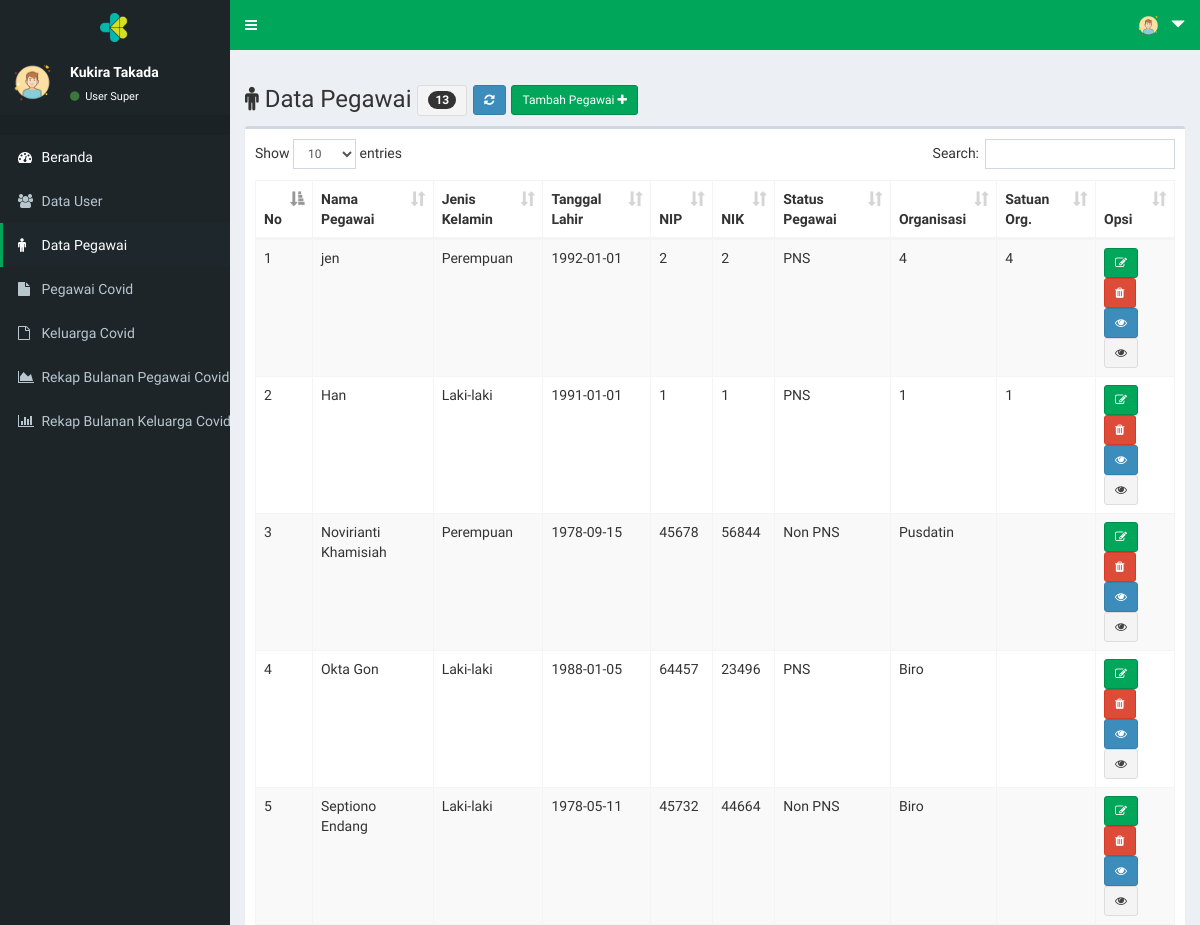
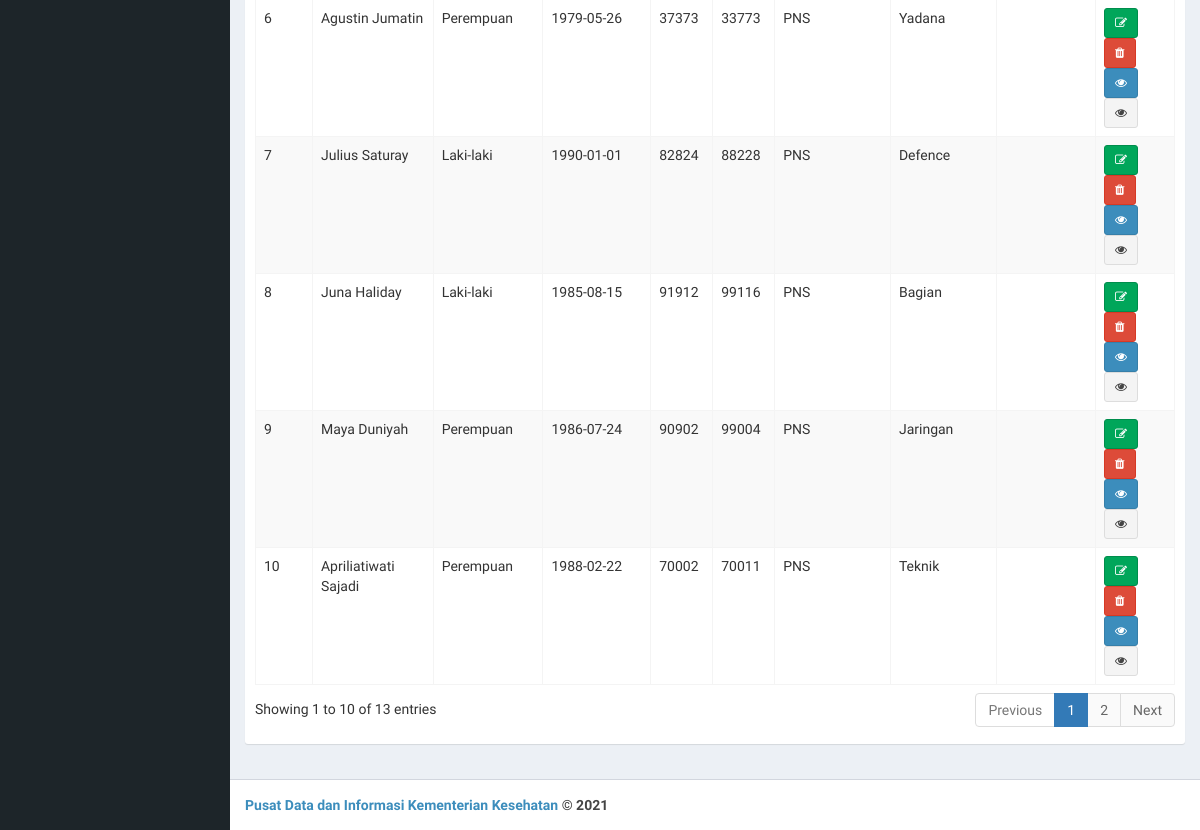
Page /page/index.php?menu=peg_data (signed in) on the earlier database version (2 pictures, top to bottom).
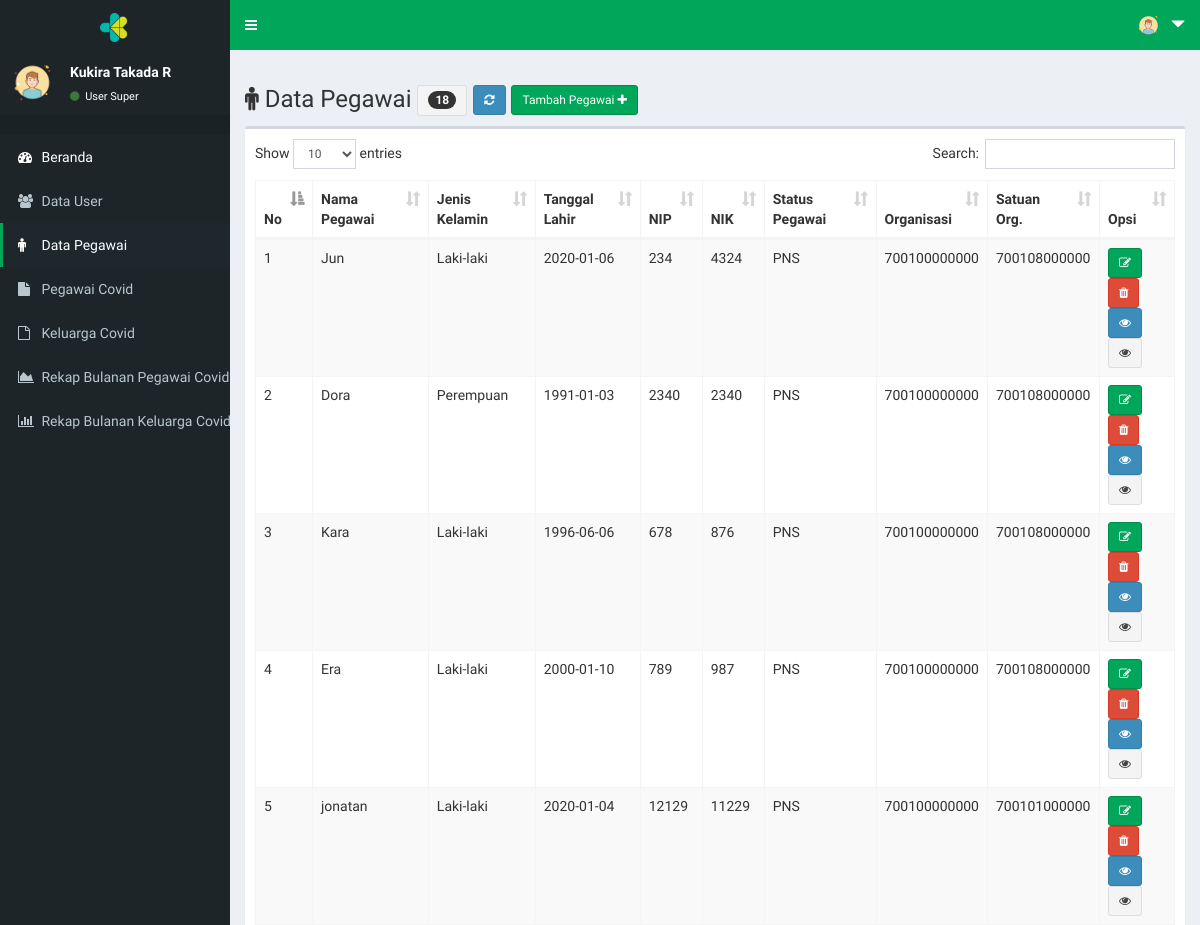
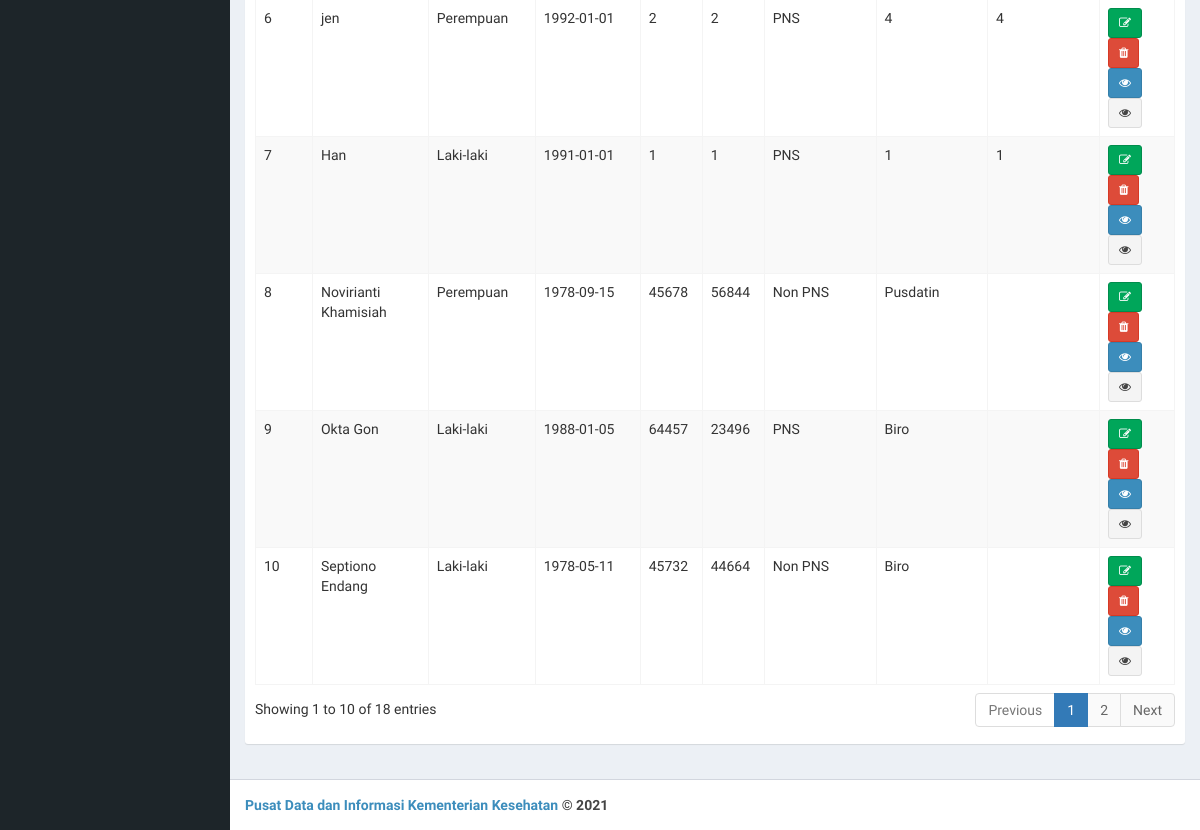
Same page on the later database version (2 pictures, top to bottom).
### tables this page shows
CREATE TABLE `tb_user` (
  `user_id` int(11) NOT NULL,
  `user_nama` varchar(30) NOT NULL,
  `user_email` varchar(30) NOT NULL,
  `user_telp` varchar(15) NOT NULL,
  `user_akses` enum('Super','Admin') NOT NULL,
  `user_org` varchar(100) NOT NULL,
  `user_orgsat` varchar(100) NOT NULL,
  `user_orgunit` varchar(100) NOT NULL,
  `user_name` varchar(15) NOT NULL,
  `user_pass` varchar(40) NOT NULL,
  `user_nip` varchar(20) NOT NULL,
  `user_nik` varchar(20) NOT NULL
);

CREATE TABLE `tb_peg` (
  `peg_id` int(11) NOT NULL,
  `peg_nama` varchar(30) NOT NULL,
  `peg_jk` enum('Laki-laki','Perempuan') NOT NULL,
  `peg_tgllahir` date NOT NULL,
  `peg_nip` varchar(20) NOT NULL,
  `peg_nik` varchar(20) NOT NULL,
  `peg_stapeg` varchar(30) NOT NULL,
  `peg_org` varchar(100) NOT NULL,
  `peg_orgsat` varchar(100) NOT NULL,
  `peg_orgunit` varchar(100) NOT NULL
);

### page/peg_data.php (the view, shortened to what the changed rows need)
<!DOCTYPE html>
<html>
<head>
</head>
<body>
  	<div class="row">
	  <div class="col-xs-12 col-md-12">
	    <h3><span class="fa fa-male"></span>
		    Data Pegawai
		    <?php
			    if ($user_akses=="Super") {
			      	$qjumlah = mysqli_query($koneksi,"SELECT * FROM tb_peg ORDER BY peg_id DESC");
			      	$jumlah = mysqli_num_rows($qjumlah);
			    }
			    else {
			      	$qjumlah = mysqli_query($koneksi,"SELECT * FROM tb_peg WHERE peg_orgsat='$user_orgsat' ORDER BY peg_id DESC");
			      	$jumlah = mysqli_num_rows($qjumlah);
			    }
		    ?>
		    <button class="btn btn-sm btn-default">
		    	<span class="badge"><?php echo $jumlah; ?></span>
		    </button>
		    <a  href="?menu=peg_data"
		    	class="btn btn-sm btn-primary">
		    	<span class="fa fa-refresh">
		    </a>
		    <a  href="?menu=peg_tambah"
		    	class="btn btn-sm btn-success">Tambah Pegawai
		    	<span class="fa fa-plus">
		    </a>
		</h3>
	  </div>
	</div>
	<div class="box">
        <div class="box-body">
          	<table id="example1" class="table table-bordered table-striped">
	            <thead>
		            <tr>
						<th>No</th>
						<th>Nama Pegawai</th>
						<th>Jenis Kelamin</th>
						<th>Tanggal Lahir</th>
						<th>NIP</th>
						<th>NIK</th>
						<th>Status Pegawai</th>
						<th>Organisasi</th>
						<th>Satuan Org.</th>
						<th>Opsi</th>
		            </tr>
	            </thead>
	            <tbody>
					<?php
					    $no = 1;
					    if ($user_akses=="Super") {
					    	$sql = $koneksi->query("SELECT * FROM tb_peg ORDER BY peg_id DESC");
					    }
					    else {
					    	$sql = $koneksi->query("SELECT * FROM tb_peg WHERE peg_orgsat='$user_orgsat' ORDER BY peg_id DESC");
					    }
					    while ($data=$sql->fetch_assoc()) {
					?>
				    <tr>
				        <td> <?php echo $no++; ?> </td>
				        <td> <?php echo $data['peg_nama']; ?></td>
				        <td> <?php echo $data['peg_jk']; ?></td>
				        <td> <?php echo $data['peg_tgllahir']; ?></td>
				        <td> <?php echo $data['peg_nip']; ?></td>
				        <td> <?php echo $data['peg_nik']; ?></td>
				        <td> <?php echo $data['peg_stapeg']; ?></td>
				        <td> <?php echo $data['peg_org']; ?></td>
				        <td> <?php echo $data['peg_orgsat']; ?></td>
				        <td>
							<a  href="?menu=peg_edit&peg_id=<?php echo $data['peg_id']; ?>"
								class="btn btn-sm btn-success"
								title="Edit <?php echo $data['peg_nama'];?>">
								<span class="fa fa-edit"></a>
							<a  onclick="return confirm('Anda yakin menghapus data pegawai <?php echo $data['peg_nama']; ?> ?')"
								href="?menu=peg_hapus&peg_nik=<?php echo $data['peg_nik']; ?>"
								class="btn btn-sm btn-danger"
								title="Hapus <?php echo $data['peg_nama'];?>" >
								<span class="fa fa-trash"></a>
								<br>
							<a  href="?menu=kon_data&peg_nik=<?php echo $data['peg_nik']; ?>"
								class="btn btn-sm btn-primary"
								title="Detail Kondisi <?php echo $data['peg_nama'];?>">
								<span class="fa fa-eye"></a></a>
							<a  href="?menu=kel_identitas&peg_nik=<?php echo $data['peg_nik']; ?>"
								class="btn btn-sm btn-default"
								title="Detail Keluarga <?php echo $data['peg_nama'];?>">
								<span class="fa fa-eye"></a></a>
				        </td>
				    </tr>
	      			<?php
	    				}
					?>
	            </tbody>
        	</table>
    	</div>
	</div>
</body>
</html>

### page/index.php (shortened to what the changed rows need)
<?php
  include "../inc/koneksi.php";
  $qprofil        = mysqli_query($koneksi,"SELECT * FROM tb_user WHERE user_id='$_SESSION[userweb]'");
  $profil         = mysqli_fetch_array($qprofil);
  $user_akses     = $profil['user_akses'];
  $user_orgsat    = $profil['user_orgsat'];
?>
<!DOCTYPE html>
<html>
  <head>
    <link rel="stylesheet" href="../lte/bootstrap/css/bootstrap.min.css">
    <link rel="stylesheet" href="https://cdnjs.cloudflare.com/ajax/libs/font-awesome/4.5.0/css/font-awesome.min.css">
    <link rel="stylesheet" href="https://cdnjs.cloudflare.com/ajax/libs/ionicons/2.0.1/css/ionicons.min.css">
    <link rel="stylesheet" href="../lte/dist/css/AdminLTE.min.css">
    <link rel="stylesheet" href="../lte/plugins/datatables/dataTables.bootstrap.css">
    <link rel="stylesheet" href="../lte/dist/css/skins/_all-skins.css">
    <link rel="stylesheet" href="../inc/mystyle.css">
  </head>
  <body class="hold-transition skin-green">
  <div class="wrapper">
    <aside class="main-sidebar" style=" background-color: #1d2529 !important">
    <section class="sidebar" style="color: #ffffff !important">
      <div class="user-panel">
        <div class="pull-left info">
          <p><?php echo $profil['user_nama']; ?></p>
          <a href="#">
            <i class="fa fa-circle text-success"></i> User <?php echo $profil['user_akses']; ?></a>
        </div>
      </div>
    </section>
  </aside>
  <div class="content-wrapper">
    <section class="content">
      <?php
        switch($_GET['menu']){
          case 'peg_data':
          include "peg_data.php";
          break;
                ?>
                <?php
        }
      ?>
    </section>
  </div>
</div>
</body>
</html>

Differences in the rows shown:
no longer on this page (row unchanged): tb_peg: peg_nama "Agustin Jumatin", peg_jk "Perempuan", peg_tgllahir "1979-05-26", peg_nip "37373", peg_nik "33773", peg_stapeg "PNS", peg_org "Yadana"
no longer on this page (row unchanged): tb_peg: peg_nama "Julius Saturay", peg_jk "Laki-laki", peg_tgllahir "1990-01-01", peg_nip "82824", peg_nik "88228", peg_stapeg "PNS", peg_org "Defence"
no longer on this page (row unchanged): tb_peg: peg_nama "Juna Haliday", peg_jk "Laki-laki", peg_tgllahir "1985-08-15", peg_nip "91912", peg_nik "99116", peg_stapeg "PNS", peg_org "Bagian"
no longer on this page (row unchanged): tb_peg: peg_nama "Maya Duniyah", peg_jk "Perempuan", peg_tgllahir "1986-07-24", peg_nip "90902", peg_nik "99004", peg_stapeg "PNS", peg_org "Jaringan"
no longer on this page (row unchanged): tb_peg: peg_nama "Apriliatiwati Sajadi", peg_jk "Perempuan", peg_tgllahir "1988-02-22", peg_nip "70002", peg_nik "70011", peg_stapeg "PNS", peg_org "Teknik"
changed tb_user "Super": user_nama "Kukira Takada" → "Kukira Takada R"
added tb_peg: peg_nama "Jun", peg_jk "Laki-laki", peg_tgllahir "2020-01-06", peg_nip "234", peg_nik "4324", peg_stapeg "PNS", peg_org "700100000000", peg_orgsat "700108000000"
added tb_peg: peg_nama "Dora", peg_jk "Perempuan", peg_tgllahir "1991-01-03", peg_nip "2340", peg_nik "2340", peg_stapeg "PNS", peg_org "700100000000", peg_orgsat "700108000000"
added tb_peg: peg_nama "Kara", peg_jk "Laki-laki", peg_tgllahir "1996-06-06", peg_nip "678", peg_nik "876", peg_stapeg "PNS", peg_org "700100000000", peg_orgsat "700108000000"
added tb_peg: peg_nama "Era", peg_jk "Laki-laki", peg_tgllahir "2000-01-10", peg_nip "789", peg_nik "987", peg_stapeg "PNS", peg_org "700100000000", peg_orgsat "700108000000"
added tb_peg: peg_nama "jonatan", peg_jk "Laki-laki", peg_tgllahir "2020-01-04", peg_nip "12129", peg_nik "11229", peg_stapeg "PNS", peg_org "700100000000", peg_orgsat "700101000000"
Other differences:
$jumlah: "13" → "18"
text written by a page script: "Show entries Search: Showing 1 to 10 of 13 entries Previous 1 2 Next" → "Show entries Search: Showing 1 to 10 of 18 entries Previous 1 2 Next"
